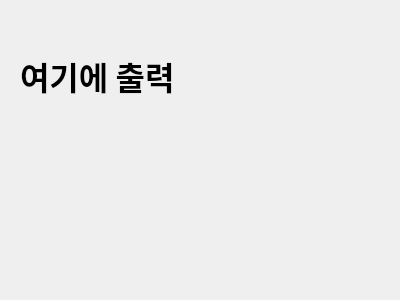
<?xml version="1.0" encoding="UTF-8"?>
<ui version="4.0">
 <class>Dialog</class>
 <widget class="QDialog" name="Dialog">
  <property name="geometry">
   <rect>
    <x>0</x>
    <y>0</y>
    <width>400</width>
    <height>300</height>
   </rect>
  </property>
  <property name="windowTitle">
   <string>Dialog</string>
  </property>
  <widget class="QLabel" name="label">
   <property name="geometry">
    <rect>
     <x>20</x>
     <y>20</y>
     <width>351</width>
     <height>111</height>
    </rect>
   </property>
   <property name="font">
    <font>
     <family>함초롬돋움</family>
     <pointsize>24</pointsize>
     <weight>75</weight>
     <bold>true</bold>
    </font>
   </property>
   <property name="text">
    <string>여기에 출력</string>
   </property>
  </widget>
 </widget>
 <resources/>
 <connections/>
</ui>
